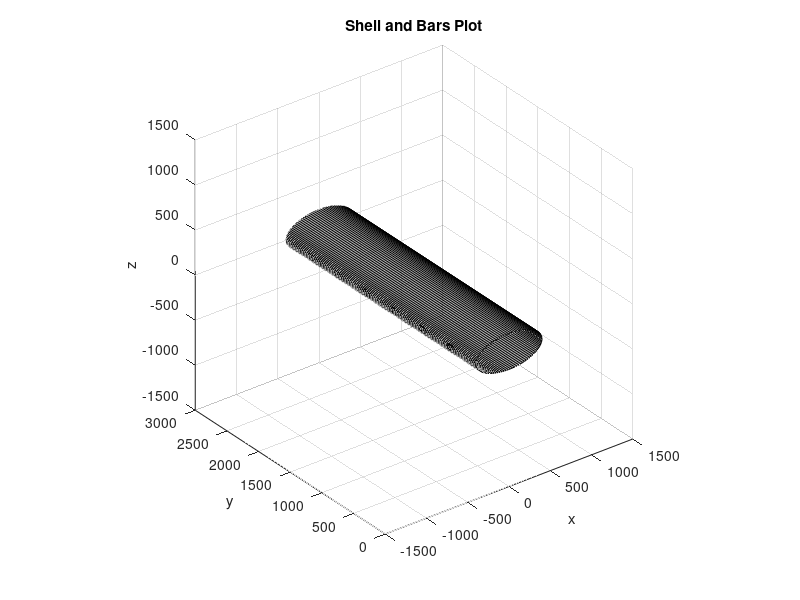

MATLAB code to generate this figure:
clc;
clear;

% Define array theta and the number of tubes for the modelling of the system
theta = linspace(0, 2*pi, 100);
numTubes = 6;

% set the cylinders a and b radius
cylinderRadiusA = 400;
cylinderRadiusB = 200;

% set the cylinders min and max in y
cylinderHeightMin = 0;
cylinderHeightMax = 3000;

% set the width and depths of the tubes
tubeWidth = 100;
tubeDepth = 50;

% set the tubes spacing and center
tubeSpacing = (cylinderHeightMax - (numTubes * tubeWidth)) / (numTubes + 1);
tubeCenters = tubeSpacing * (1:numTubes) + tubeWidth * (0:(numTubes-1)) + tubeWidth / 2;

% set the x and z of the of the cylindersas funcs
x = cylinderRadiusA * cos(theta);
z = cylinderRadiusB * sin(theta);

%set the y limits as the distance between 0 and 3000
y = [cylinderHeightMin, cylinderHeightMax];

%meshgrid for x and y
[X, Y] = meshgrid(x, y);
[Z, Y] = meshgrid(z, y);

% template for how the rube should be calculated for each of the 6 tubes
verticesTemplate = [
    -cylinderRadiusA, -tubeWidth/2, -tubeDepth/2;
     cylinderRadiusA, -tubeWidth/2, -tubeDepth/2;
     cylinderRadiusA,  tubeWidth/2, -tubeDepth/2;
    -cylinderRadiusA,  tubeWidth/2, -tubeDepth/2;
    -cylinderRadiusA, -tubeWidth/2,  tubeDepth/2;
     cylinderRadiusA, -tubeWidth/2,  tubeDepth/2;
     cylinderRadiusA,  tubeWidth/2,  tubeDepth/2;
    -cylinderRadiusA,  tubeWidth/2,  tubeDepth/2
];

sides = [
    1 2 3 4;
    5 6 7 8;
    1 2 6 5;
    2 3 7 6;
    3 4 8 7;
    4 1 5 8
];

% start plotting 
figure;
hold on;
view(3);

axis equal;
grid on;

xlabel('x');
ylabel('y');
zlabel('z');

title('Shell and Bars Plot');


% Mesh for the shell
mesh(X, Y, Z, 'EdgeColor', 'k', 'FaceColor', [0.5 0.5 0.5], 'FaceAlpha', 0.6);

% modelling the tubes based on the width and depth of the bars
for i = 1:numTubes
    % check array
    tubeCenter = tubeCenters(i);

    %set the min and max in y for the tube
    yTubeMin = tubeCenter - tubeWidth / 2;
    yTubeMax = tubeCenter + tubeWidth / 2;
    
    %set the vertices of the tube
    vertices = verticesTemplate;
    vertices(:, 2) = vertices(:, 2) + tubeCenter;

    %model it based on the vertices and sides arrays
    patch('Vertices', vertices, 'Faces', sides, 'FaceColor', 'red', 'EdgeColor', 'k');
end

hold off;
